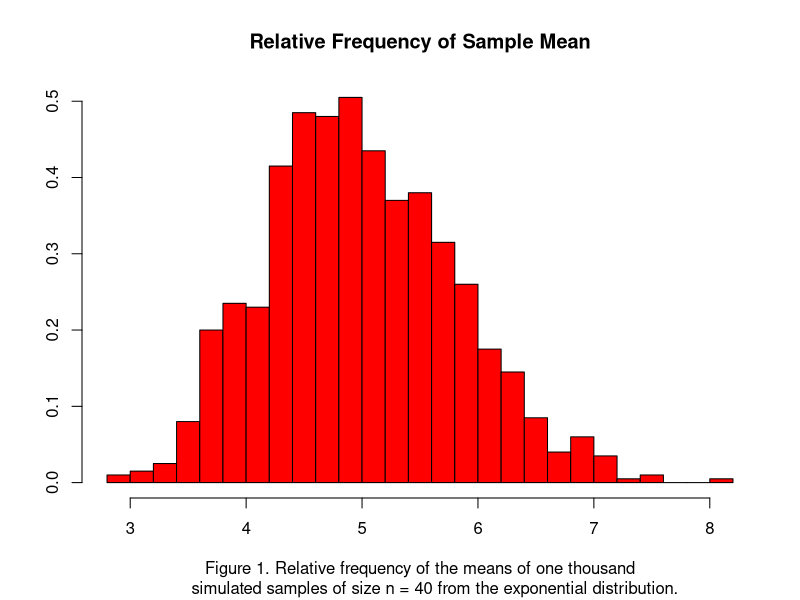
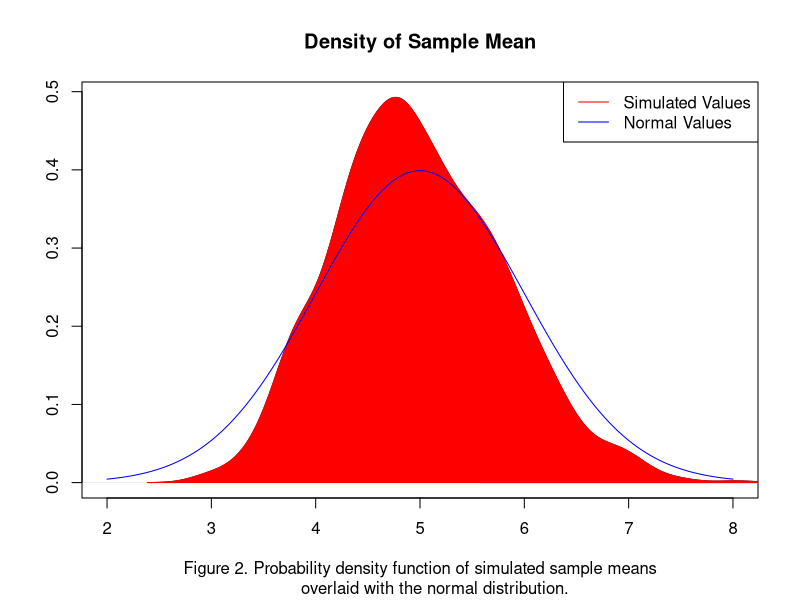
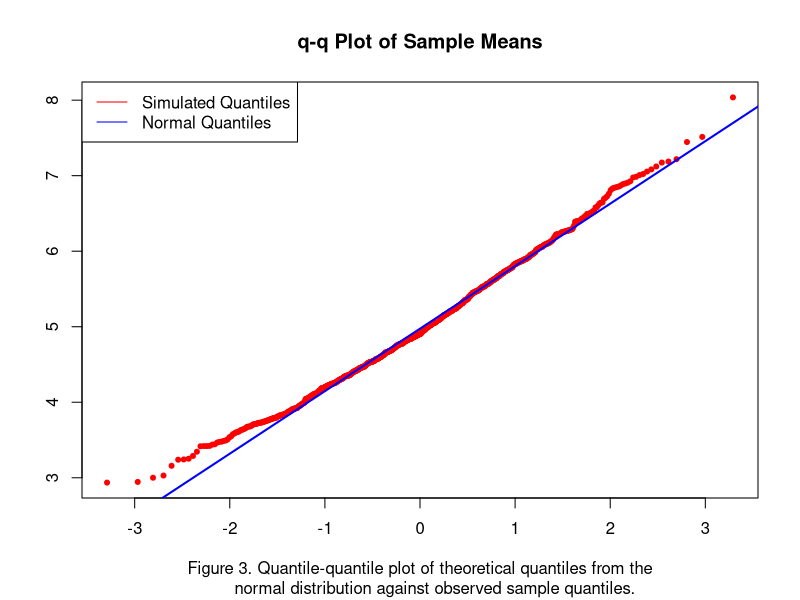

Source code (R) for these figures, in order:
## ---- chunk 1
set.seed(1000)
means <- vector(mode="numeric",length="1000")
for (i in 1:1000) means[i] <- mean(rexp(40,0.2))
## ---- chunk 2
library(xtable)
library(dplyr)
tableData <- data.frame(cbind(c(mean(means),var(means)),
                              c(1/0.2,(1/0.2^2)/sqrt(1000))))
names(tableData) <- c("Experimental","Theoretical")
tableData <- mutate(tableData,Delta=Theoretical - Experimental)
row.names(tableData) <- c("Mean","Variance")
table <- xtable(tableData)
caption(table) <- "Difference between the experimental and theoretical
                   mean and variance of 1000 simulated means of the exponential
                   distribution with parameters n = 40 and lambda = 0.2."
print(table, type="latex",comment=FALSE)
## ---- chunk 3
hist(means,breaks=20,freq=F,col="red",xlab="",ylab="",main="")
title(main="Relative Frequency of Sample Mean")
title(sub="Figure 1. Relative frequency of the means of one thousand
      simulated samples of size n = 40 from the exponential distribution.")
## ---- chunk 4
x <- seq(2,8,length=1000)
px <- dnorm(x,mean=5)
plot(density(means),main="",xlab="",ylab="",xlim=c(2,8))
polygon(density(means),col="red",border="red")
lines(x,px,col="blue")
legend("topright",legend=c("Simulated Values","Normal Values"),
       col=c("red","blue"),lty=1)
title(main="Density of Sample Mean")
title(sub="Figure 2. Probability density function of simulated sample means
      overlaid with the normal distribution.")
## ---- chunk 5
qqnorm(means,col="red",pch=20,main="",xlab="",ylab="")
qqline(means,col="blue",lwd=2)
legend("topleft",legend=c("Simulated Quantiles","Normal Quantiles"),
       col=c("red","blue"),lty=1)
title(main="q-q Plot of Sample Means")
title(sub="Figure 3. Quantile-quantile plot of theoretical quantiles from the
      normal distribution against observed sample quantiles.")
